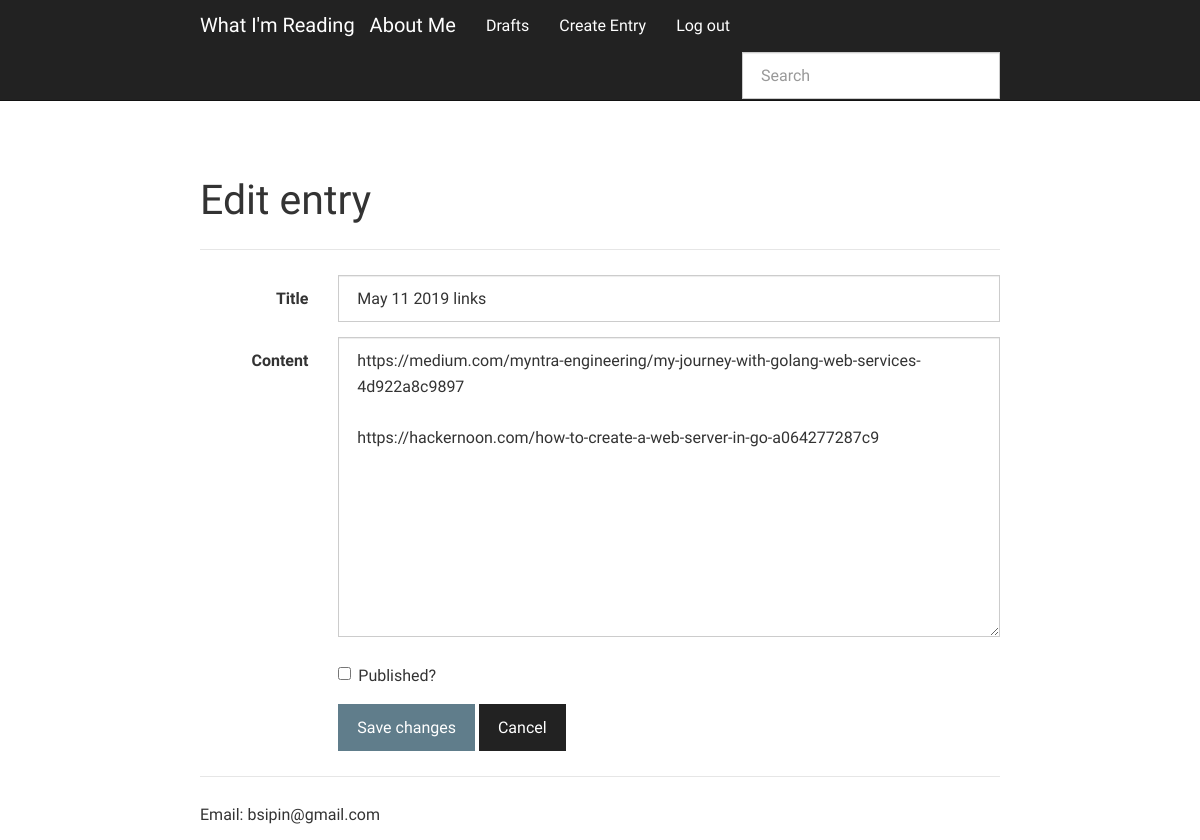
The page /may-11-2019-links/edit/ (signed in) on the database its author committed.
### app.py (models this page shows, shortened)
class Entry(flask_db.Model):
    title = CharField()
    slug = CharField(unique=True)
    content = TextField()
    published = BooleanField(index=True)
    timestamp = DateTimeField(default=datetime.datetime.now, index=True)

### app.py (the view)
@app.route('/<slug>/edit/', methods=['GET', 'POST'])
@login_required
def edit(slug):
    entry = get_object_or_404(Entry, Entry.slug == slug)
    return _create_or_edit(entry, 'edit.html')

### app.py (called while the page is built, shortened)
def login_required(fn):
    @functools.wraps(fn)
    def inner(*args, **kwargs):
        if session.get('logged_in'):
            return fn(*args, **kwargs)
        return redirect(url_for('login', next=request.path))
    return inner

def _create_or_edit(entry, template):
    return render_template(template, entry=entry)

### templates/edit.html (shortened to what this page needs)
{% extends "create.html" %}
{% block content_title %}Edit entry{% endblock %}
{% block form_action %}{{ url_for('edit', slug=entry.slug) }}{% endblock %}
{% block save_button %}Save changes{% endblock %}

### templates/create.html (shortened to what this page needs)
{% extends "base.html" %}
{% block content %}
  <form action="{% block form_action %}{{ url_for('create') }}{% endblock %}" class="form-horizontal" method="post">
    <div class="form-group">
      <label for="title" class="col-sm-2 control-label">Title</label>
      <div class="col-sm-10">
        <input class="form-control" id="title" name="title" type="text" value="{{ entry.title }}">
      </div>
    </div>
    <div class="form-group">
      <label for="Content" class="col-sm-2 control-label">Content</label>
      <div class="col-sm-10">
        <textarea class="form-control" id="content" name="content" style="height: 300px;">{{ entry.content }}</textarea>
      </div>
    </div>
    <div class="form-group">
      <div class="col-sm-offset-2 col-sm-10">
        <div class="checkbox">
          <label>
            <input name="published" type="checkbox" value="y"{% if entry.published %} checked="checked"{% endif %}> Published?
          </label>
        </div>
      </div>
    </div>
    <div class="form-group">
      <div class="col-sm-offset-2 col-sm-10">
        <button class="btn btn-primary" type="submit">{% block save_button %}Create{% endblock %}</button>
        <a class="btn btn-default" href="{{ url_for('index') }}">Cancel</a>
      </div>
    </div>
  </form>
{% endblock %}

### rows shown on the page
Entry: title "May 11 2019 links", content "https://medium.com/myntra-engineering/my-journey-with-golang-web-services-4d922a8c9897 https://hackernoon.com/how-to-create-a-web-server-in-go-a064277287c9"
